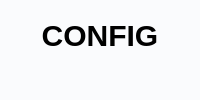
         <widget class="QWidget" name="page_Config">
          <property name="styleSheet">
           <string notr="true">QWidget{
	background-color:#fafbfd;
    border:0px;
}</string>
          </property>
          <layout class="QVBoxLayout" name="verticalLayout_18">
           <property name="spacing">
            <number>0</number>
           </property>
           <property name="leftMargin">
            <number>0</number>
           </property>
           <property name="topMargin">
            <number>0</number>
           </property>
           <property name="rightMargin">
            <number>0</number>
           </property>
           <property name="bottomMargin">
            <number>0</number>
           </property>
           <item>
            <widget class="QFrame" name="frame_CentralControl_6">
             <property name="styleSheet">
              <string notr="true">QFrame{

	background-color:#fafbfd;
   border:0px;
}</string>
             </property>
             <property name="frameShape">
              <enum>QFrame::StyledPanel</enum>
             </property>
             <property name="frameShadow">
              <enum>QFrame::Raised</enum>
             </property>
             <layout class="QVBoxLayout" name="verticalLayout_17">
              <item>
               <widget class="QFrame" name="frame_6">
                <property name="frameShape">
                 <enum>QFrame::StyledPanel</enum>
                </property>
                <property name="frameShadow">
                 <enum>QFrame::Raised</enum>
                </property>
                <layout class="QHBoxLayout" name="horizontalLayout_14">
                 <item>
                  <widget class="QLabel" name="label_7">
                   <property name="styleSheet">
                    <string notr="true">QLabel{

		font-size:30px;
	    border:0px;
	font-weight: bold;

}</string>
                   </property>
                   <property name="text">
                    <string>CONFIG</string>
                   </property>
                   <property name="alignment">
                    <set>Qt::AlignCenter</set>
                   </property>
                  </widget>
                 </item>
                </layout>
               </widget>
              </item>
              <item>
               <widget class="QFrame" name="frame_CentralBottom_6">
                <property name="frameShape">
                 <enum>QFrame::StyledPanel</enum>
                </property>
                <property name="frameShadow">
                 <enum>QFrame::Raised</enum>
                </property>
                <layout class="QHBoxLayout" name="horizontalLayout_15"/>
               </widget>
              </item>
             </layout>
            </widget>
           </item>
          </layout>
         </widget>
